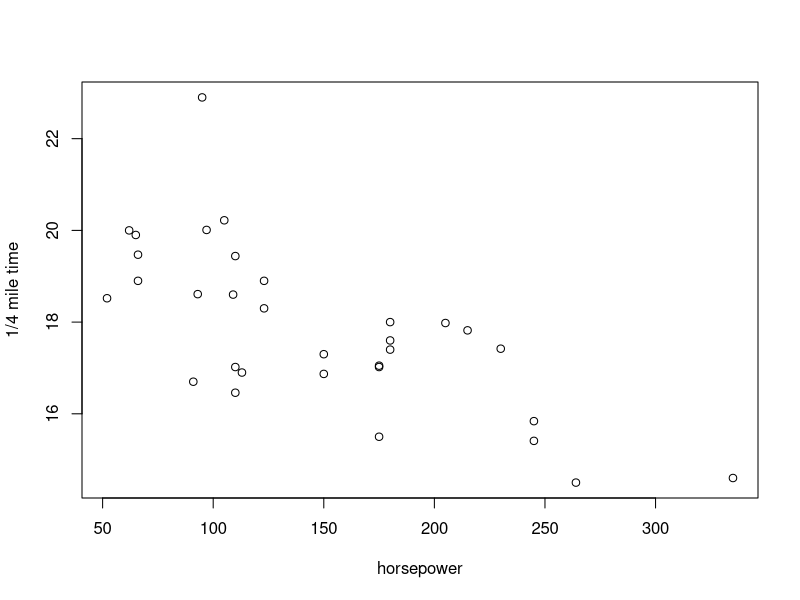
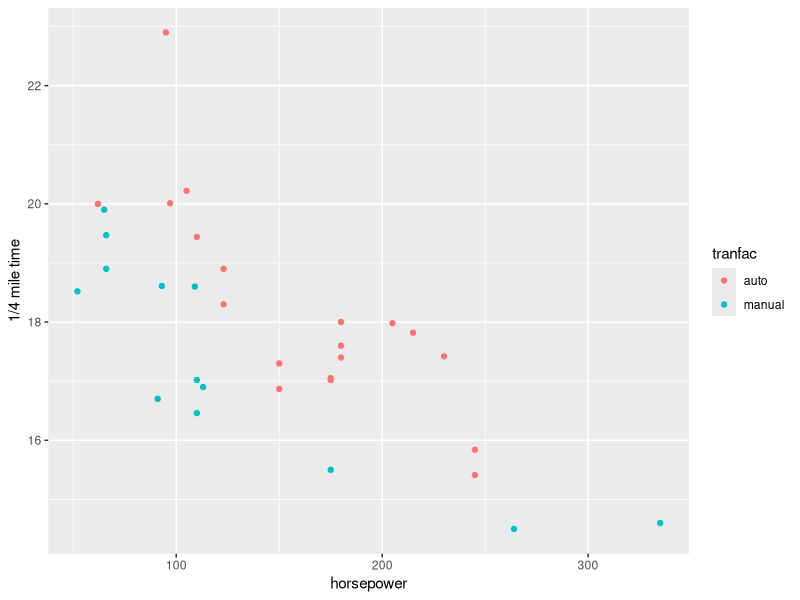
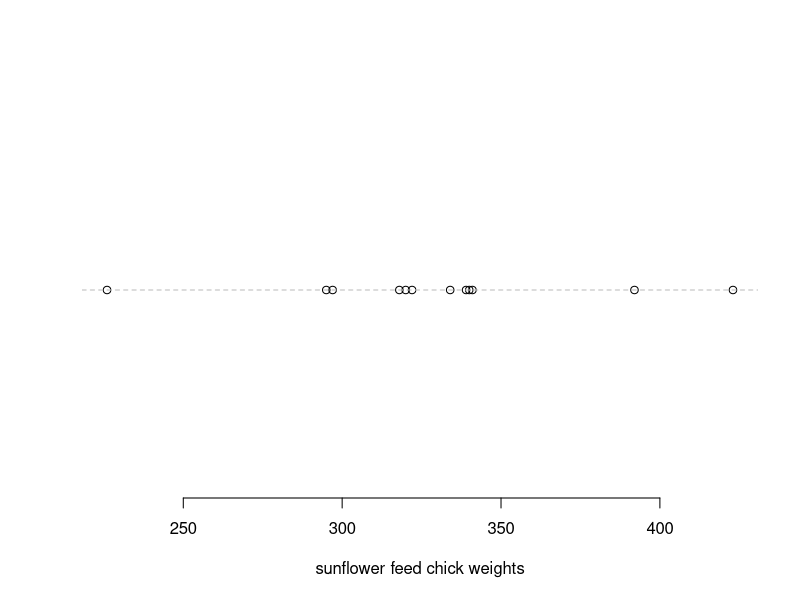

Recreate these plots in R, in order.
# 13.1
  # a.i numeric discrete
  # a.ii categorical ordinal
  # a.iii numeric continuous
  # a.iv categorical ordinal
  # a.v categorical nominal
  # a.vi numeric continuous

# skipped b

# 13.2
round(mean(quakes$depth >= 300), 2)

mean(quakes$mag[quakes$depth >= 300])
median(quakes$mag[quakes$depth >= 300])

# c is dumb using tapply
tapply(chickwts$weight, chickwts$feed, mean)

# numeric discrete and categorical nominal
ctab <- table(InsectSprays$count)
ctab[ctab == max(ctab)]

tapply(InsectSprays$count, InsectSprays$spray, sum)

# skipped g
tapply(InsectSprays$count, InsectSprays$spray,
       function(x) round(mean(x >= 5) * 100.0, 2))

# 13.3
quantile(chickwts$weight, c(.10, .30, .90))
a <- tapply(chickwts$weight, chickwts$feed, var)
a[a == max(a)]

IQR(quakes$depth)
summary(quakes$mag[quakes$depth >= 400])

depthcat <- cut(quakes$depth,
                seq(min(quakes$depth), max(quakes$depth), length = 5),
                include.lowest = TRUE,
                right = FALSE)
levels(depthcat)

tapply(quakes$mag, depthcat, mean)
tapply(quakes$mag, depthcat, sd)

tapply(quakes$mag, depthcat, quantile, prob = .80)

# 13.4
w <- c(55,85,75,42,93,63,58,75,89,67)
h <- c(161,185,174,154,188,178,170,167,181,178)
cor(w, h)

mtcars
plot(mtcars$hp, mtcars$qsec,
     xlab = "horsepower", ylab = "1/4 mile time")
cor(mtcars$hp, mtcars$qsec)

tranfac <- factor(mtcars$am, labels = c("auto","manual"))

library(ggplot2)
qplot(x = mtcars$hp, y = mtcars$qsec,
      xlab = "horsepower", ylab = "1/4 mile time",
      color = tranfac)

cor(mtcars$hp[tranfac == "auto"], mtcars$qsec[tranfac == "auto"])
cor(mtcars$hp[tranfac == "manual"], mtcars$qsec[tranfac == "manual"])

sunflower <- chickwts$weight[chickwts$feed=="sunflower"]
plot(sunflower, rep(0, length(sunflower)),
     yaxt = "n", bty = "n",
     xlab = "sunflower feed chick weights", ylab = "")
abline(h = 0, col = "gray", lty = 2)

sd(sunflower)
IQR(sunflower)

sd(sunflower[-which(sunflower == min(sunflower))])
IQR(sunflower[-which(sunflower == min(sunflower))])